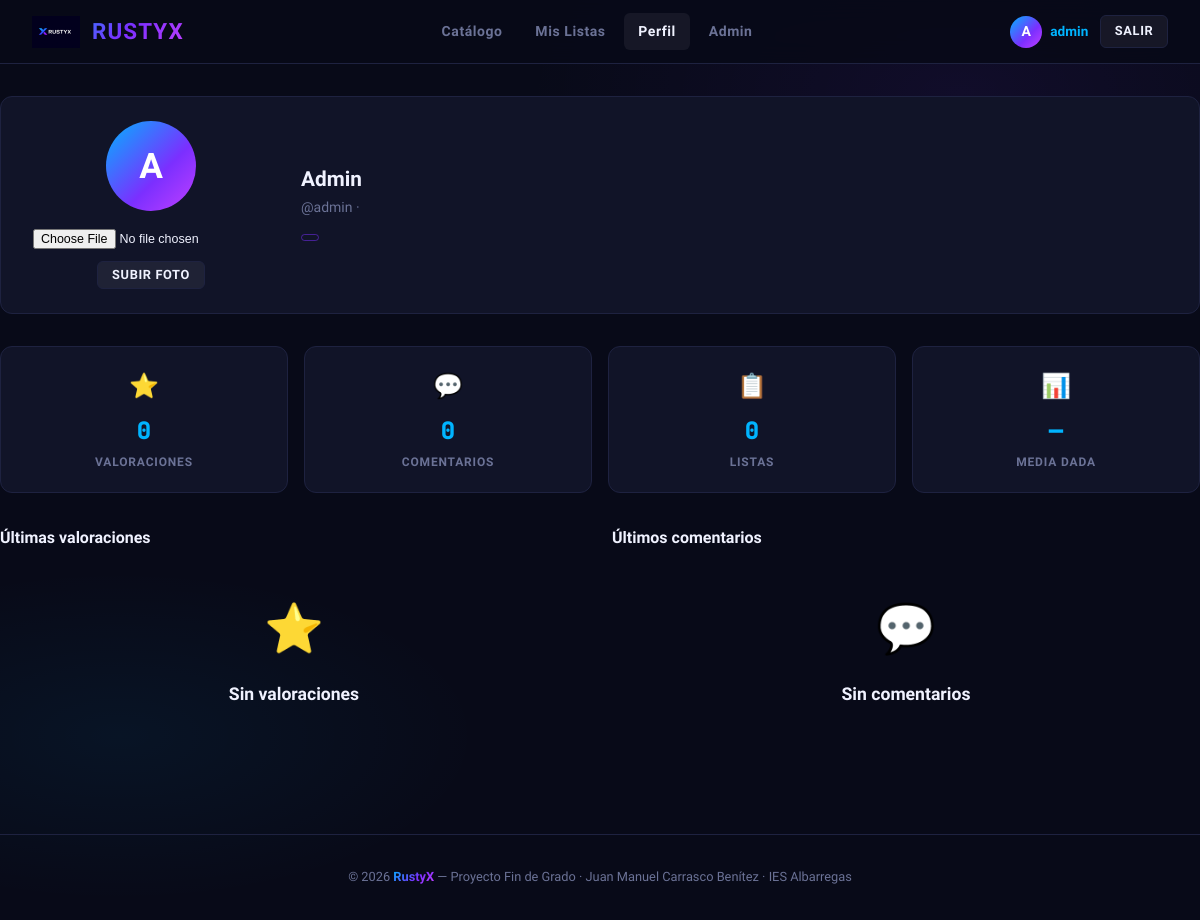
The page /web/rustyx/perfil.php (signed in) on the database its author committed.
### tables this page shows
CREATE TABLE IF NOT EXISTS usuarios (
    id_usuario    INT AUTO_INCREMENT PRIMARY KEY,
    nombre        VARCHAR(50)  NOT NULL,
    apellidos     VARCHAR(80)  NOT NULL,
    email         VARCHAR(80)  NOT NULL UNIQUE,
    username      VARCHAR(50)  NOT NULL UNIQUE,
    password      VARCHAR(255) NOT NULL,
    fecha_registro DATE NOT NULL,
    id_rol        INT NOT NULL DEFAULT 2,
    avatar_url    VARCHAR(255) DEFAULT NULL,
    FOREIGN KEY (id_rol) REFERENCES roles(id_rol)
);

### web/rustyx/config.php (called while the page is built, shortened)
<?php
function isLoggedIn(): bool {
    return isset($_SESSION['id_usuario']);
}
function isAdmin(): bool {
    return isset($_SESSION['id_rol']) && $_SESSION['id_rol'] == 1;
}
function currentUser(): array {
    return $_SESSION ?? [];
}
function h(mixed $value): string {
    return htmlspecialchars((string)$value, ENT_QUOTES, 'UTF-8');
}

### web/rustyx/perfil.php (the view, shortened to what this page needs)
<?php
require_once 'config.php';
$uid = $_SESSION['id_usuario'];
try {
    $pdo = getDB();
    $stmt = $pdo->prepare("SELECT u.*, r.nombre_rol FROM usuarios u JOIN roles r ON u.id_rol = r.id_rol WHERE u.id_usuario = ?");
    $stmt->execute([$uid]);
    $stats = $pdo->prepare("
        SELECT
            (SELECT COUNT(*) FROM valoraciones WHERE id_usuario = ?) AS total_valoraciones,
            (SELECT COUNT(*) FROM comentarios  WHERE id_usuario = ?) AS total_comentarios,
            (SELECT COUNT(*) FROM lista        WHERE id_usuario = ?) AS total_listas,
            (SELECT AVG(puntuacion) FROM valoraciones WHERE id_usuario = ?) AS media_puntuacion
    ");
    $stats->execute([$uid, $uid, $uid, $uid]);
    $st = $stats->fetch();
    $stmtV = $pdo->prepare("SELECT v.puntuacion, v.fecha, j.titulo, j.id_juego FROM valoraciones v JOIN videojuegos j ON v.id_juego = j.id_juego WHERE v.id_usuario = ? ORDER BY v.fecha DESC LIMIT 10");
    $stmtV->execute([$uid]);
    $valoraciones = $stmtV->fetchAll();
    $stmtC = $pdo->prepare("SELECT c.texto, c.fecha, j.titulo, j.id_juego FROM comentarios c JOIN videojuegos j ON c.id_juego = j.id_juego WHERE c.id_usuario = ? ORDER BY c.fecha DESC LIMIT 10");
    $stmtC->execute([$uid]);
    $comentarios = $stmtC->fetchAll();
} catch (Exception $e) {
    die("Error al cargar el perfil: " . $e->getMessage());
}
$avatarFile  = $_SESSION['avatar_url'] ?? '';
$tieneAvatar = $avatarFile && file_exists(AVATAR_DIR . basename($avatarFile));
include 'partials/header.php';
?>
<div class="container page-content">
  <div class="profile-header">
    <div class="avatar-upload-area">
      <?php if ($tieneAvatar): ?>
        <img src="<?= avatarUrl($avatarFile) ?>" alt="Avatar" class="avatar-img">
      <?php else: ?>
        <div class="avatar avatar-lg"><?= strtoupper(substr($user['username'], 0, 1)) ?></div>
      <?php endif; ?>
      <form method="POST" enctype="multipart/form-data" style="margin-top:.5rem;text-align:center">
        <input type="file" name="avatar" accept="image/jpeg,image/png,image/gif,image/webp"
               style="font-size:.78rem;padding:.3rem .5rem;margin-bottom:.4rem;display:block">
        <button type="submit" class="btn btn-ghost btn-sm">Subir foto</button>
      </form>
    </div>
    <div>
      <h2><?= h($user['nombre'] . ' ' . $user['apellidos']) ?></h2>
      <p>@<?= h($user['username']) ?> · <?= h($user['email']) ?></p>
      <p style="margin-top:.4rem">
        <span class="tag tag-genre"><?= h($user['nombre_rol']) ?></span>
      </p>
    </div>
  </div>
  <div class="stats-grid">
    <?php
    $statsData = [
        ['Valoraciones', $st['total_valoraciones'], '⭐'],
        ['Comentarios',  $st['total_comentarios'],  '💬'],
        ['Listas',       $st['total_listas'],       '📋'],
        ['Media dada',   $st['media_puntuacion'] ? number_format($st['media_puntuacion'],1).'/10' : '—', '📊'],
    ];
    foreach ($statsData as [$label, $valor, $icon]):
    ?>
    <div class="stat-card">
      <div class="stat-icon"><?= $icon ?></div>
      <div class="stat-value"><?= $valor ?></div>
      <div class="stat-label"><?= $label ?></div>
    </div>
    <?php endforeach; ?>
  </div>
  <div style="display:grid;grid-template-columns:1fr 1fr;gap:1.5rem">
    <div>
      <h3 style="font-size:1rem;font-weight:700;margin-bottom:1rem">Últimas valoraciones</h3>
      <?php if (empty($valoraciones)): ?>
        <div class="empty-state" style="padding:1.5rem"><div class="icon">⭐</div><h3>Sin valoraciones</h3></div>
      <?php endif; ?>
    </div>
    <div>
      <h3 style="font-size:1rem;font-weight:700;margin-bottom:1rem">Últimos comentarios</h3>
      <?php if (empty($comentarios)): ?>
        <div class="empty-state" style="padding:1.5rem"><div class="icon">💬</div><h3>Sin comentarios</h3></div>
      <?php endif; ?>
    </div>
  </div>
</div>
<?php include 'partials/footer.php'; ?>

### web/rustyx/partials/header.php (shortened to what this page needs)
<?php
$currentPage = basename($_SERVER['PHP_SELF'], '.php');
$bp = BASE_PATH;
$user = currentUser();
?>
<!DOCTYPE html>
<html lang="es">
<head>
  <link rel="stylesheet" href="<?= $bp ?>/css/style.css">
</head>
<body>
<nav class="navbar">
  <a href="<?= $bp ?>/index.php" class="navbar-logo">
    <img src="<?= $bp ?>/assets/logo.png" alt="RustyX" onerror="this.style.display='none'">
    RUSTYX
  </a>
  <ul class="navbar-nav">
    <li><a href="<?= $bp ?>/index.php" class="<?= $currentPage === 'index' ? 'active' : '' ?>">Catálogo</a></li>
    <?php if (isLoggedIn()): ?>
      <li><a href="<?= $bp ?>/mis-listas.php" class="<?= $currentPage === 'mis-listas' ? 'active' : '' ?>">Mis Listas</a></li>
      <li><a href="<?= $bp ?>/perfil.php" class="<?= $currentPage === 'perfil' ? 'active' : '' ?>">Perfil</a></li>
      <?php if (isAdmin()): ?>
        <li><a href="<?= $bp ?>/admin/index.php" class="<?= strpos($_SERVER['PHP_SELF'], '/admin/') !== false ? 'active' : '' ?>">Admin</a></li>
      <?php endif; ?>
    <?php endif; ?>
  </ul>
  <div class="navbar-actions">
    <?php if (isLoggedIn()): ?>
      <a href="<?= $bp ?>/perfil.php" class="navbar-avatar-link">
        <?php
          $avatarFile = $user['avatar_url'] ?? '';
          $avatarPath = AVATAR_DIR . $avatarFile;
          if ($avatarFile && file_exists($avatarPath)):
        ?>
          <img src="<?= h(avatarUrl($avatarFile)) ?>"
               alt="Avatar" class="navbar-avatar-img">
        <?php else: ?>
          <div class="navbar-avatar-placeholder"><?= strtoupper(substr($user['username'] ?? 'U', 0, 1)) ?></div>
        <?php endif; ?>
        <span class="navbar-username"><?= h($user['username'] ?? '') ?></span>
      </a>
      <a href="<?= $bp ?>/logout.php" class="btn btn-ghost btn-sm">Salir</a>
    <?php else: ?>
      <a href="<?= $bp ?>/login.php" class="btn btn-outline btn-sm">Iniciar sesión</a>
      <a href="<?= $bp ?>/registro.php" class="btn btn-primary btn-sm">Registrarse</a>
    <?php endif; ?>
  </div>
</nav>

### rows shown on the page
usuarios: username "A", username "admin", nombre "Admin"

### other values the page prints
$icon "⭐"
$valor "0"
$label "VALORACIONES"
$icon "💬"
$label "COMENTARIOS"
$icon "📋"
$label "LISTAS"
$icon "📊"
$valor "—"
$label "MEDIA DADA"
